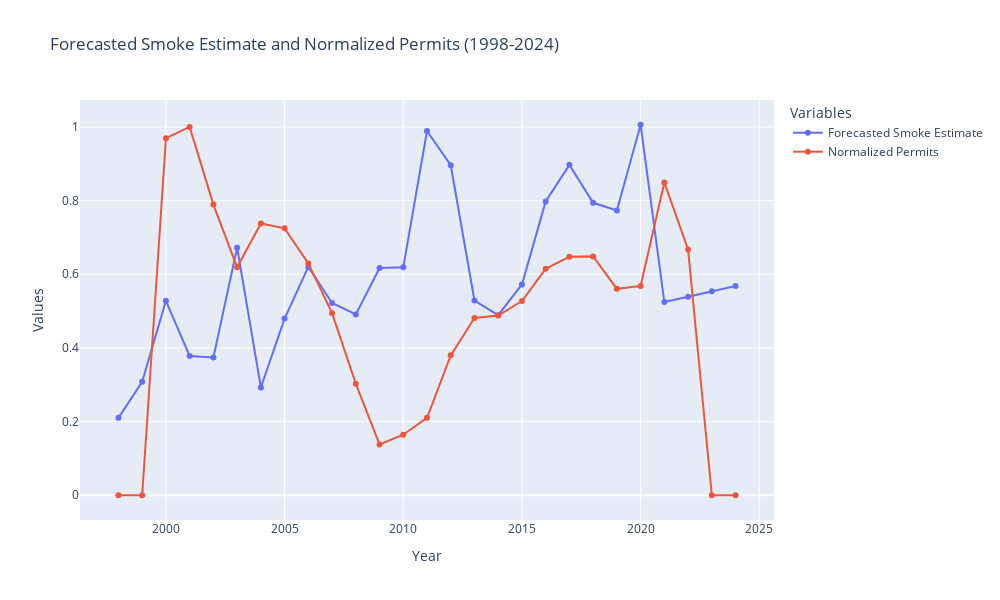

This figure's notebook cell:
### Markdown cell above
## Forecasted Smoke Estimate and Normalized Permits

This code compares two key variables—Forecasted Smoke Estimate and Normalized Permits—over a long timeline (1998 to 2024). By plotting them together, it allows you to observe trends and potential relationships between smoke levels and housing-related permits. The interactive features in Plotly, like hovering and zooming, make it easier to explore the data.

### Code cell
# Filter the data to include only rows where the year is between 1998 and 2024
filtered_data = annual_df[(annual_df['Year'] >= 1998) & (annual_df['Year'] <= 2024)]

# Create an empty figure object
fig = go.Figure()

# Add a trace for Forecasted Smoke Estimate
fig.add_trace(go.Scatter(
    x=filtered_data['Year'],  # Set x-axis as Year
    y=filtered_data['Forecasted_Smoke_Estimate'],  # Plot Forecasted Smoke Estimate on y-axis
    mode='lines+markers',  # Use a combination of lines and markers
    name='Forecasted Smoke Estimate'  # Legend name for this trace
))

# Add a trace for Normalized Permits
fig.add_trace(go.Scatter(
    x=filtered_data['Year'],  # Set x-axis as Year
    y=filtered_data['normalized_permits'],  # Plot Normalized Permits on y-axis
    mode='lines+markers',  # Use a combination of lines and markers
    name='Normalized Permits'  # Legend name for this trace
))

# Update the layout of the figure
fig.update_layout(
    title='Forecasted Smoke Estimate and Normalized Permits (1998-2024)',  # Chart title
    xaxis_title='Year',  # Label for the x-axis
    yaxis_title='Values',  # Label for the y-axis
    legend_title='Variables',  # Title for the legend
    height=600,  # Chart height in pixels
    width=1000  # Chart width in pixels
)

# Display the figure
fig.show()

### Figure 1 — Plotly figure (JSON) as saved in the notebook; plotly's stock layout.template omitted (floating-point values rounded to 4 significant figures)
{"data": [{"mode": "lines+markers", "name": "Forecasted Smoke Estimate", "type": "scatter", "x": [1998, 1999, 2000, 2001, 2002, 2003, 2004, 2005, 2006, 2007, 2008, 2009, 2010, 2011, 2012, 2013, 2014, 2015, 2016, 2017, 2018, 2019, 2020, 2021, 2022, 2023, 2024], "y": [0.2101, 0.3079, 0.528, 0.3782, 0.3743, 0.6721, 0.2925, 0.4796, 0.62, 0.5221, 0.4908, 0.6169, 0.6187, 0.9891, 0.896, 0.5287, 0.4891, 0.5724, 0.7978, 0.897, 0.794, 0.7731, 1.006, 0.5245, 0.5391, 0.5537, 0.5683]}, {"mode": "lines+markers", "name": "Normalized Permits", "type": "scatter", "x": [1998, 1999, 2000, 2001, 2002, 2003, 2004, 2005, 2006, 2007, 2008, 2009, 2010, 2011, 2012, 2013, 2014, 2015, 2016, 2017, 2018, 2019, 2020, 2021, 2022, 2023, 2024], "y": [0, 0, 0.9696, 1, 0.7891, 0.6188, 0.7378, 0.7246, 0.6295, 0.4944, 0.3027, 0.1379, 0.1643, 0.2103, 0.3798, 0.4814, 0.4881, 0.5271, 0.6148, 0.6477, 0.6486, 0.5604, 0.5684, 0.849, 0.6671, 0, 0]}], "layout": {"height": 600, "legend": {"title": {"text": "Variables"}}, "title": {"text": "Forecasted Smoke Estimate and Normalized Permits (1998-2024)"}, "width": 1000, "xaxis": {"title": {"text": "Year"}}, "yaxis": {"title": {"text": "Values"}}}}
